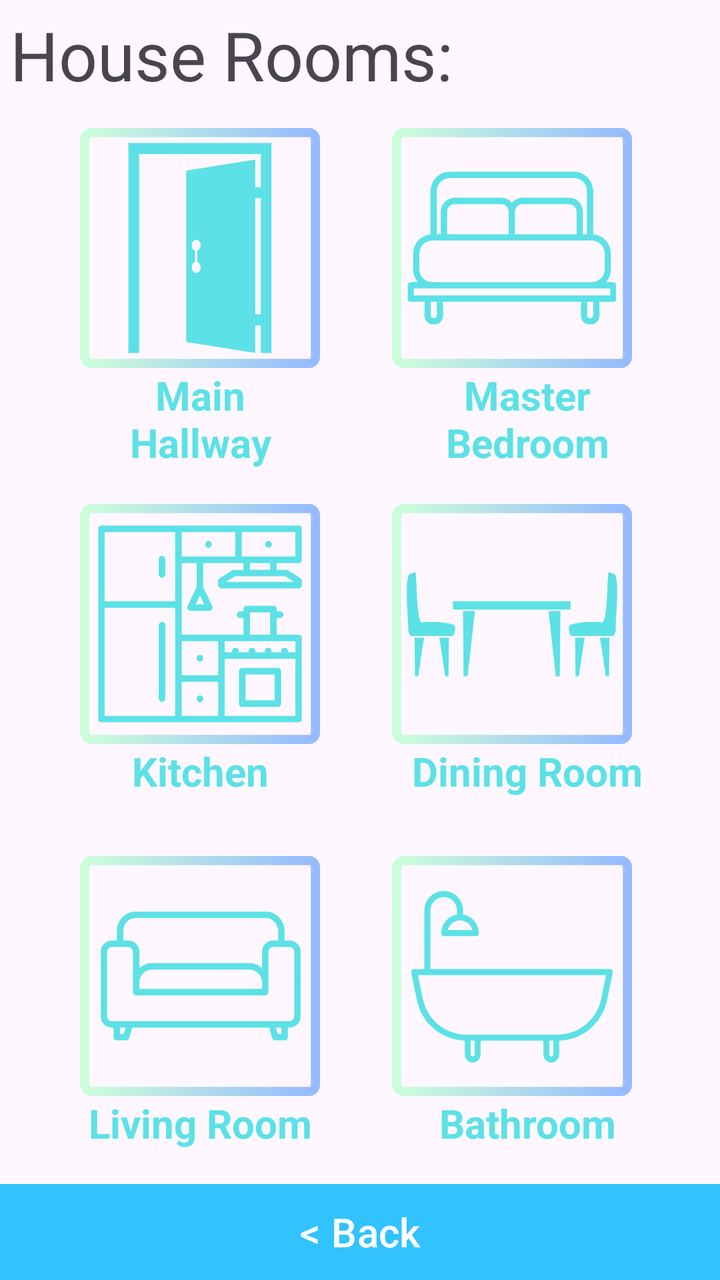
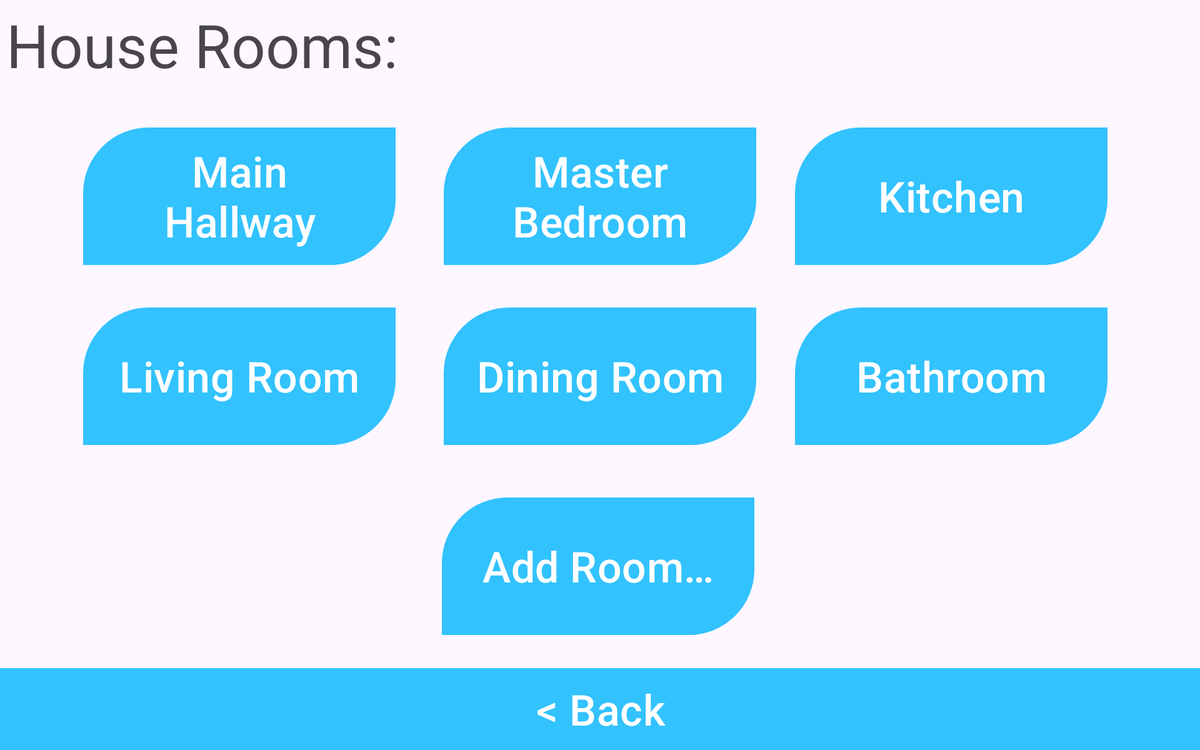

The same Android screen from two of the app's own layout files: first res/layout/ as a phone draws it, then the repository's variant for another configuration, drawn on a device whose configuration selects that folder. Both files follow.
<!-- AndroidManifest.xml: application theme Theme.MQTT_Project -->
<!-- res/layout/house_menu.xml -->
<?xml version="1.0" encoding="utf-8"?>
<androidx.constraintlayout.widget.ConstraintLayout xmlns:android="http://schemas.android.com/apk/res/android"
    xmlns:app="http://schemas.android.com/apk/res-auto"
    xmlns:tools="http://schemas.android.com/tools"
    android:layout_width="match_parent"
    android:layout_height="match_parent">

    <FrameLayout
        android:layout_width="match_parent"
        android:layout_height="match_parent"
        tools:context=".HouseMenuFragment">

        <androidx.constraintlayout.widget.ConstraintLayout
            android:id="@+id/houseConstraint"
            android:layout_width="match_parent"
            android:layout_height="match_parent">

            <TextView
                android:id="@+id/txtV_house_rooms"
                android:layout_width="0dp"
                android:layout_height="wrap_content"
                android:layout_marginStart="5dp"
                android:layout_marginEnd="5dp"
                android:text="@string/house_rooms"
                android:textSize="34sp"
                app:layout_constraintBottom_toBottomOf="parent"
                app:layout_constraintEnd_toEndOf="parent"
                app:layout_constraintHorizontal_bias="0.0"
                app:layout_constraintStart_toStartOf="parent"
                app:layout_constraintTop_toTopOf="parent"
                app:layout_constraintVertical_bias="0.008" />

            <Button
                android:id="@+id/btn_house_add"
                android:layout_width="184dp"
                android:layout_height="70dp"
                android:layout_marginTop="630dp"
                android:background="@drawable/button_background"
                android:text="@string/add_room"
                android:textSize="20sp"
                app:layout_constraintEnd_toEndOf="parent"
                app:layout_constraintHorizontal_bias="0.497"
                app:layout_constraintStart_toStartOf="parent"
                app:layout_constraintTop_toTopOf="parent" />

            <Button
                android:id="@+id/btn_house_back"
                android:layout_width="0dp"
                android:layout_height="wrap_content"
                android:background="#000000"
                android:text="@string/back"
                android:textSize="20sp"
                app:layout_constraintBottom_toBottomOf="parent"
                app:layout_constraintEnd_toEndOf="parent"
                app:layout_constraintHorizontal_bias="1.0"
                app:layout_constraintStart_toStartOf="parent"
                app:layout_constraintTop_toTopOf="parent"
                app:layout_constraintVertical_bias="1.0"
                tools:ignore="VisualLintButtonSize" />

            <ImageView
                android:id="@+id/imgV_main_hallway"
                android:layout_width="120dp"
                android:layout_height="120dp"
                android:layout_marginStart="40dp"
                android:layout_marginTop="64dp"
                android:clickable="true"
                app:layout_constraintStart_toStartOf="parent"
                app:layout_constraintTop_toTopOf="parent"
                app:srcCompat="@drawable/main_hallway_f" />

            <ImageView
                android:id="@+id/imgV_kitchen"
                android:layout_width="120dp"
                android:layout_height="120dp"
                android:layout_marginStart="40dp"
                android:layout_marginTop="252dp"
                android:clickable="true"
                app:layout_constraintStart_toStartOf="parent"
                app:layout_constraintTop_toTopOf="parent"
                app:srcCompat="@drawable/kitchen_f" />

            <ImageView
                android:id="@+id/imgV_living_room"
                android:layout_width="120dp"
                android:layout_height="120dp"
                android:layout_marginStart="40dp"
                android:layout_marginTop="428dp"
                android:clickable="true"
                app:layout_constraintStart_toStartOf="parent"
                app:layout_constraintTop_toTopOf="parent"
                app:srcCompat="@drawable/living_room_f" />

            <ImageView
                android:id="@+id/imgV_bathroom"
                android:layout_width="120dp"
                android:layout_height="120dp"
                android:layout_marginTop="428dp"
                android:layout_marginEnd="44dp"
                android:clickable="true"
                app:layout_constraintEnd_toEndOf="parent"
                app:layout_constraintTop_toTopOf="parent"
                app:srcCompat="@drawable/bathroom_f" />

            <ImageView
                android:id="@+id/imgV_master_bedroom"
                android:layout_width="120dp"
                android:layout_height="120dp"
                android:layout_marginTop="64dp"
                android:layout_marginEnd="44dp"
                android:clickable="true"
                app:layout_constraintEnd_toEndOf="parent"
                app:layout_constraintTop_toTopOf="parent"
                app:srcCompat="@drawable/master_bedroom_f" />

            <ImageView
                android:id="@+id/imgV_dining_room"
                android:layout_width="120dp"
                android:layout_height="120dp"
                android:layout_marginTop="252dp"
                android:layout_marginEnd="44dp"
                android:clickable="true"
                app:layout_constraintEnd_toEndOf="parent"
                app:layout_constraintTop_toTopOf="parent"
                app:srcCompat="@drawable/dining_room_f" />

            <TextView
                android:id="@+id/txtV_bathroom"
                android:layout_width="120dp"
                android:layout_height="wrap_content"
                android:text="@string/bathroom"
                android:textAlignment="center"
                android:textColor="#5ce1e6"
                android:textSize="20sp"
                android:textStyle="bold"
                app:layout_constraintEnd_toEndOf="parent"
                app:layout_constraintHorizontal_bias="0.848"
                app:layout_constraintStart_toStartOf="parent"
                app:layout_constraintTop_toBottomOf="@+id/imgV_bathroom" />

            <TextView
                android:id="@+id/txtV_master_bedroom"
                android:layout_width="120dp"
                android:layout_height="wrap_content"
                android:text="@string/master_bedroom"
                android:textAlignment="center"
                android:textColor="#5ce1e6"
                android:textSize="20sp"
                android:textStyle="bold"
                app:layout_constraintEnd_toEndOf="parent"
                app:layout_constraintHorizontal_bias="0.848"
                app:layout_constraintStart_toStartOf="parent"
                app:layout_constraintTop_toBottomOf="@+id/imgV_master_bedroom" />

            <TextView
                android:id="@+id/txtV_dining_room"
                android:layout_width="120dp"
                android:layout_height="wrap_content"
                android:text="@string/dining_room"
                android:textAlignment="center"
                android:textColor="#5ce1e6"
                android:textSize="20sp"
                android:textStyle="bold"
                app:layout_constraintEnd_toEndOf="parent"
                app:layout_constraintHorizontal_bias="0.848"
                app:layout_constraintStart_toStartOf="parent"
                app:layout_constraintTop_toBottomOf="@+id/imgV_dining_room" />

            <TextView
                android:id="@+id/txtV_main_hallway"
                android:layout_width="120dp"
                android:layout_height="wrap_content"
                android:layout_marginStart="40dp"
                android:text="@string/main_hallway"
                android:textAlignment="center"
                android:textColor="#5ce1e6"
                android:textSize="20sp"
                android:textStyle="bold"
                app:layout_constraintStart_toStartOf="parent"
                app:layout_constraintTop_toBottomOf="@+id/imgV_main_hallway" />

            <TextView
                android:id="@+id/txtV_kitchen"
                android:layout_width="120dp"
                android:layout_height="wrap_content"
                android:layout_marginStart="40dp"
                android:text="@string/kitchen"
                android:textAlignment="center"
                android:textColor="#5ce1e6"
                android:textSize="20sp"
                android:textStyle="bold"
                app:layout_constraintStart_toStartOf="parent"
                app:layout_constraintTop_toBottomOf="@+id/imgV_kitchen" />

            <TextView
                android:id="@+id/txtV_living_room"
                android:layout_width="120dp"
                android:layout_height="wrap_content"
                android:layout_marginStart="40dp"
                android:text="@string/living_room"
                android:textAlignment="center"
                android:textColor="#5ce1e6"
                android:textSize="20sp"
                android:textStyle="bold"
                app:layout_constraintStart_toStartOf="parent"
                app:layout_constraintTop_toBottomOf="@+id/imgV_living_room" />

        </androidx.constraintlayout.widget.ConstraintLayout>


    </FrameLayout>
</androidx.constraintlayout.widget.ConstraintLayout>
<!-- resources referenced by this layout -->
<resources>
  <!-- drawable bathroom_f: png bitmap (drawable, 15599 bytes) -->
  <!-- drawable button_background (drawable) -->
  <?xml version="1.0" encoding="utf-8"?>
  <shape xmlns:android="http://schemas.android.com/apk/res/android">
  
      <solid android:color="#FFFFFF"/>
  
      <corners android:topLeftRadius="20dp"
          android:bottomRightRadius="20dp"/>
  
      <stroke android:color="@color/black"
          android:width="65dp"/>
  
  </shape>
  <!-- drawable dining_room_f: png bitmap (drawable, 16001 bytes) -->
  <!-- drawable kitchen_f: png bitmap (drawable, 16484 bytes) -->
  <!-- drawable living_room_f: png bitmap (drawable, 13707 bytes) -->
  <!-- drawable main_hallway_f: png bitmap (drawable, 14534 bytes) -->
  <!-- drawable master_bedroom_f: png bitmap (drawable, 15755 bytes) -->
  <string name="add_room">Add Room…</string>
  <string name="back">&lt; Back</string>
  <string name="bathroom">Bathroom</string>
  <string name="dining_room">Dining Room</string>
  <string name="house_rooms">House Rooms:</string>
  <string name="kitchen">Kitchen</string>
  <string name="living_room">Living Room</string>
  <string name="main_hallway">Main Hallway</string>
  <string name="master_bedroom">Master Bedroom</string>
  <style name="Theme.MQTT_Project" parent="Base.Theme.MQTT_Project" />
  <color name="black">#FF000000</color>
  <style name="Base.Theme.MQTT_Project" parent="Theme.Material3.DayNight.NoActionBar">
          
          <item name="colorPrimary">@color/my_primary</item>
          <item name="actionSettings">@drawable/settings_dark</item>
          <item name="actionLogo">@drawable/spsoa_rounded</item>
          <item name="actionBack">@drawable/back_arrow_dark</item>
          <item name="actionIcon">@drawable/icon</item>
      </style>
  <color name="my_primary">#32C2FE</color>
  <!-- drawable spsoa_rounded: png bitmap (drawable, 294124 bytes) -->
  <!-- drawable icon: vector/xml drawable (drawable, 10598 chars, omitted) -->
</resources>
<!-- res/layout-sw600dp-land/house_menu.xml (the repository's variant of the layout above) -->
<!-- drawn on a 7-inch tablet turned sideways -->
<?xml version="1.0" encoding="utf-8"?>
<FrameLayout xmlns:android="http://schemas.android.com/apk/res/android"
    xmlns:app="http://schemas.android.com/apk/res-auto"
    xmlns:tools="http://schemas.android.com/tools"
    android:layout_width="match_parent"
    android:layout_height="match_parent"
    tools:context=".HouseMenuFragment">

    <androidx.recyclerview.widget.RecyclerView
        android:id="@+id/recycler_view"
        android:layout_width="match_parent"
        android:layout_height="match_parent"
        android:clipToPadding="false"
        android:padding="16dp" />

    <androidx.constraintlayout.widget.ConstraintLayout
        android:layout_width="match_parent"
        android:layout_height="match_parent">

        <TextView
            android:id="@+id/txtV_house_rooms"
            android:layout_width="0dp"
            android:layout_height="wrap_content"
            android:layout_marginStart="5dp"
            android:layout_marginEnd="5dp"
            android:text="@string/house_rooms"
            android:textSize="48sp"
            app:layout_constraintBottom_toBottomOf="parent"
            app:layout_constraintEnd_toEndOf="parent"
            app:layout_constraintHorizontal_bias="0.0"
            app:layout_constraintStart_toStartOf="parent"
            app:layout_constraintTop_toTopOf="parent"
            app:layout_constraintVertical_bias="0.007" />

        <Button
            android:id="@+id/btn_main_hallway"
            android:layout_width="250dp"
            android:layout_height="110dp"
            android:layout_marginBottom="388dp"
            android:background="@drawable/button_background"
            android:text="@string/main_hallway"
            android:textSize="34sp"
            app:layout_constraintBottom_toBottomOf="parent"
            app:layout_constraintEnd_toEndOf="parent"
            app:layout_constraintHorizontal_bias="0.094"
            app:layout_constraintStart_toStartOf="parent"
            tools:ignore="TextSizeCheck" />

        <Button
            android:id="@+id/btn_master_bedroom"
            android:layout_width="250dp"
            android:layout_height="110dp"
            android:layout_marginBottom="388dp"
            android:background="@drawable/button_background"
            android:text="@string/master_bedroom"
            android:textSize="34sp"
            app:layout_constraintBottom_toBottomOf="@+id/btn_house_back"
            app:layout_constraintEnd_toEndOf="parent"
            app:layout_constraintStart_toStartOf="parent" />

        <Button
            android:id="@+id/btn_kitchen"
            android:layout_width="250dp"
            android:layout_height="110dp"
            android:layout_marginBottom="388dp"
            android:background="@drawable/button_background"
            android:text="@string/kitchen"
            android:textSize="34sp"
            app:layout_constraintBottom_toBottomOf="parent"
            app:layout_constraintEnd_toEndOf="parent"
            app:layout_constraintHorizontal_bias="0.896"
            app:layout_constraintStart_toStartOf="parent" />

        <Button
            android:id="@+id/btn_living_r"
            android:layout_width="250dp"
            android:layout_height="110dp"
            android:layout_marginBottom="244dp"
            android:background="@drawable/button_background"
            android:text="@string/living_room"
            android:textSize="34sp"
            app:layout_constraintBottom_toBottomOf="parent"
            app:layout_constraintEnd_toEndOf="parent"
            app:layout_constraintHorizontal_bias="0.094"
            app:layout_constraintStart_toStartOf="parent" />

        <Button
            android:id="@+id/btn_dining_r"
            android:layout_width="250dp"
            android:layout_height="110dp"
            android:layout_marginBottom="244dp"
            android:background="@drawable/button_background"
            android:text="@string/dining_room"
            android:textSize="34sp"
            app:layout_constraintBottom_toBottomOf="@+id/btn_house_back"
            app:layout_constraintEnd_toEndOf="parent"
            app:layout_constraintStart_toStartOf="parent" />

        <Button
            android:id="@+id/btn_bathroom"
            android:layout_width="250dp"
            android:layout_height="110dp"
            android:layout_marginBottom="244dp"
            android:background="@drawable/button_background"
            android:text="@string/bathroom"
            android:textSize="34sp"
            app:layout_constraintBottom_toBottomOf="parent"
            app:layout_constraintEnd_toEndOf="parent"
            app:layout_constraintHorizontal_bias="0.896"
            app:layout_constraintStart_toStartOf="parent" />

        <Button
            android:id="@+id/btn_house_add"
            android:layout_width="250dp"
            android:layout_height="110dp"
            android:layout_marginBottom="92dp"
            android:background="@drawable/button_background"
            android:text="@string/add_room"
            android:textSize="34sp"
            app:layout_constraintBottom_toBottomOf="parent"
            app:layout_constraintEnd_toEndOf="parent"
            app:layout_constraintHorizontal_bias="0.498"
            app:layout_constraintStart_toStartOf="parent" />

        <Button
            android:id="@+id/btn_house_back"
            android:layout_width="0dp"
            android:layout_height="wrap_content"
            android:background="#000000"
            android:text="@string/back"
            android:textSize="34sp"
            app:layout_constraintBottom_toBottomOf="parent"
            app:layout_constraintEnd_toEndOf="parent"
            app:layout_constraintStart_toStartOf="parent"
            tools:ignore="VisualLintButtonSize" />

    </androidx.constraintlayout.widget.ConstraintLayout>


</FrameLayout>
<!-- resources referenced by the variant -->
<!-- as a 7-inch tablet turned sideways resolves them -->
<resources>
  <!-- drawable button_background (drawable) -->
  <?xml version="1.0" encoding="utf-8"?>
  <shape xmlns:android="http://schemas.android.com/apk/res/android">
  
      <solid android:color="#FFFFFF"/>
  
      <corners android:topLeftRadius="20dp"
          android:bottomRightRadius="20dp"/>
  
      <stroke android:color="@color/black"
          android:width="65dp"/>
  
  </shape>
  <string name="add_room">Add Room…</string>
  <string name="back">&lt; Back</string>
  <string name="bathroom">Bathroom</string>
  <string name="dining_room">Dining Room</string>
  <string name="house_rooms">House Rooms:</string>
  <string name="kitchen">Kitchen</string>
  <string name="living_room">Living Room</string>
  <string name="main_hallway">Main Hallway</string>
  <string name="master_bedroom">Master Bedroom</string>
  <style name="Theme.MQTT_Project" parent="Base.Theme.MQTT_Project" />
  <color name="black">#FF000000</color>
  <style name="Base.Theme.MQTT_Project" parent="Theme.Material3.DayNight.NoActionBar">
          
          <item name="colorPrimary">@color/my_primary</item>
          <item name="actionSettings">@drawable/settings_dark</item>
          <item name="actionLogo">@drawable/spsoa_rounded</item>
          <item name="actionBack">@drawable/back_arrow_dark</item>
          <item name="actionIcon">@drawable/icon</item>
      </style>
  <color name="my_primary">#32C2FE</color>
  <!-- drawable spsoa_rounded: png bitmap (drawable, 294124 bytes) -->
  <!-- drawable icon: vector/xml drawable (drawable, 10598 chars, omitted) -->
</resources>
